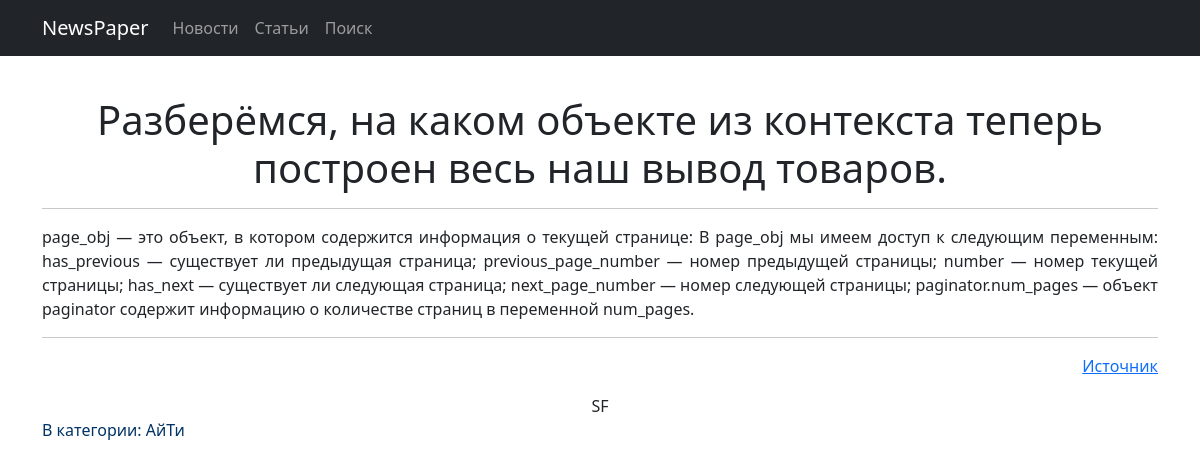
Screenshot of /news/1 with the database file from the repository.
### NewsPaper/models.py (models this page shows, shortened)
class News(models.Model):
    article = 'AR'
    news = 'NW'
    SELECT = [(article, 'статья'), (news, 'новость')]
    heading = models.CharField(max_length=150, unique=True)
    text = models.TextField(unique=True)
    category = models.ForeignKey(to='Category', on_delete=models.CASCADE, related_name='news')
    author = models.CharField(max_length=255)
    pub_date = models.DateTimeField(auto_now_add=True)
    type = models.CharField(max_length=2, choices=SELECT)

class Category(models.Model):
    name = models.CharField(max_length=30, unique=True)
    subscribers = models.ManyToManyField(User, blank=True,  null=True, related_name='categories')
    def __str__(self):
        return self.name

### NewsPaper/views.py (the view)
# urls.py: path('<int:pk>', NewsDetail.as_view(), name='one_news'),
class NewsDetail(DetailView):
    model = News
    template_name = 'one_news.html'
    context_object_name = 'one_news'
    queryset = News.objects.all()
    def get_object(self, *args, **kwargs):
        obj = cache.get(f'news-{self.kwargs["pk"]}', None)
        if not obj:
            obj = super().get_object(queryset=self.queryset)
            cache.set(f'news-{self.kwargs["pk"]}', obj)
        return obj

### NewsPaper/templatetags/custom_filters.py (called while the page is built)
@register.filter()
def b_dictionary(value):
    for word in bullshit_dictionary:
        if word.lower() in value.lower():
            value = value.replace(word[2:], '*' * len(word))
    return value

### templates/one_news.html (shortened to what this page needs)
{% extends 'flatpages/default.html' %}
{% load custom_filters %}
{% load custom_tags %}
{% block content %}
<p>&nbsp;</p>
<h1>{{ one_news.heading|b_dictionary }}</h1>
<hr>
<blockquote><p style="text-align: justify;">{{ one_news.text|b_dictionary }}</p></blockquote>
<hr>
<blockquote>
<p style="text-align: right;"><a title="{{ one_news.author }} " href="{{ one_news.author }}" target="_blank" rel="noopener">Источник</a></p>
</blockquote>
{{ one_news.author }}
<p style="text-align: left;"><span style="color: #003366;">В категории: {{ one_news.category }}</span></p>
{% endblock content %}

### rows the page displays
News: heading|b_dictionary "Разберёмся, на каком объекте из контекста теперь построен весь наш вывод товаров.", text|b_dictionary "page_obj — это объект, в котором содержится информация о текущей странице: В page_obj мы имеем доступ к следующим переменным: has_previous — существует ли предыдущая страница; previous_page_number — номер предыдущей страницы; number — номер текущей страницы; has_next — существует ли следующая страница; next_page_number — номер следующей страницы; paginator.num_pages — объект paginator содержит информацию о количестве страниц в переменной num_pages.", author "SF", category "АйТи"
